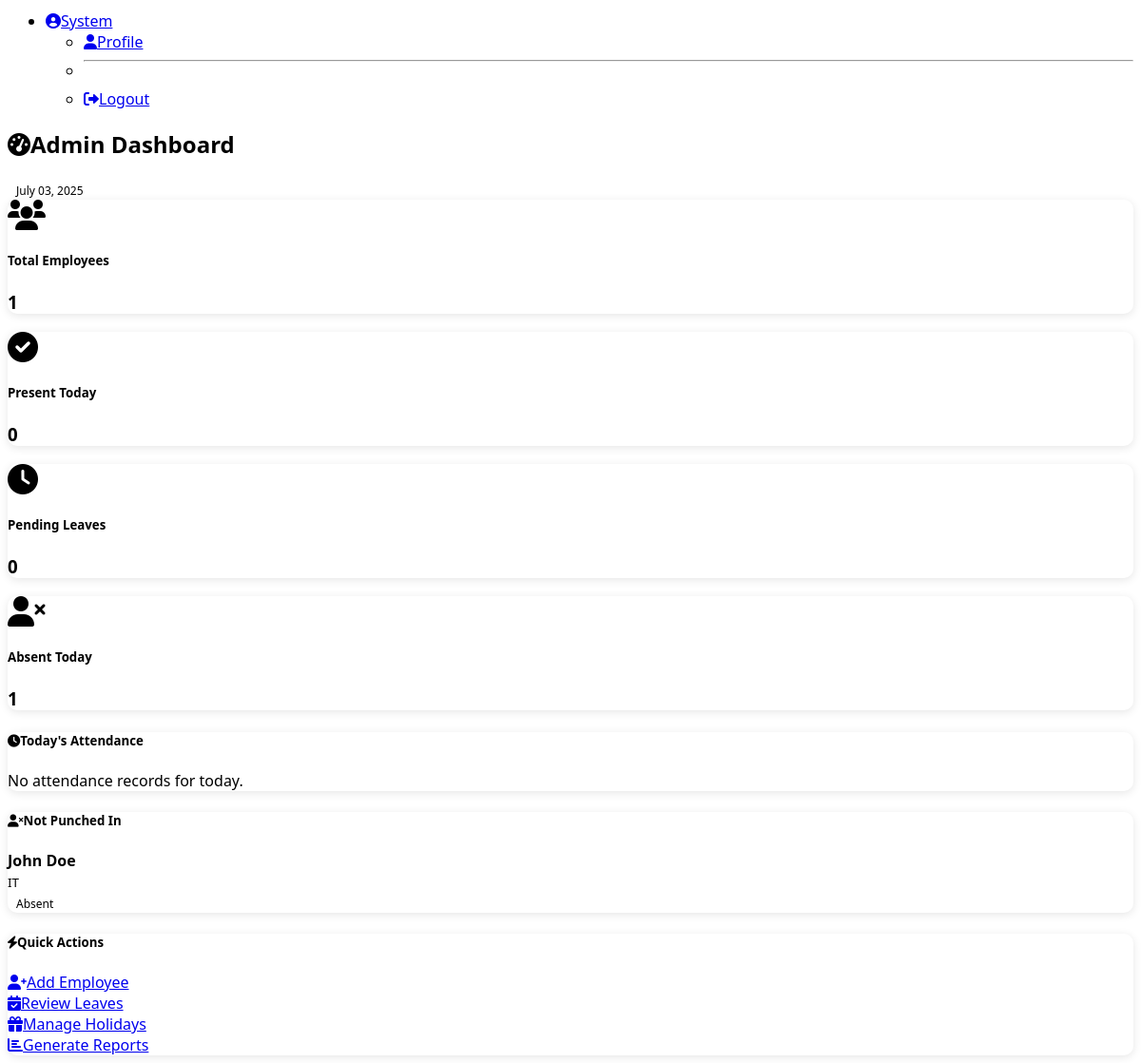
The app's page /admin/dashboard (signed in, lower part), older data.
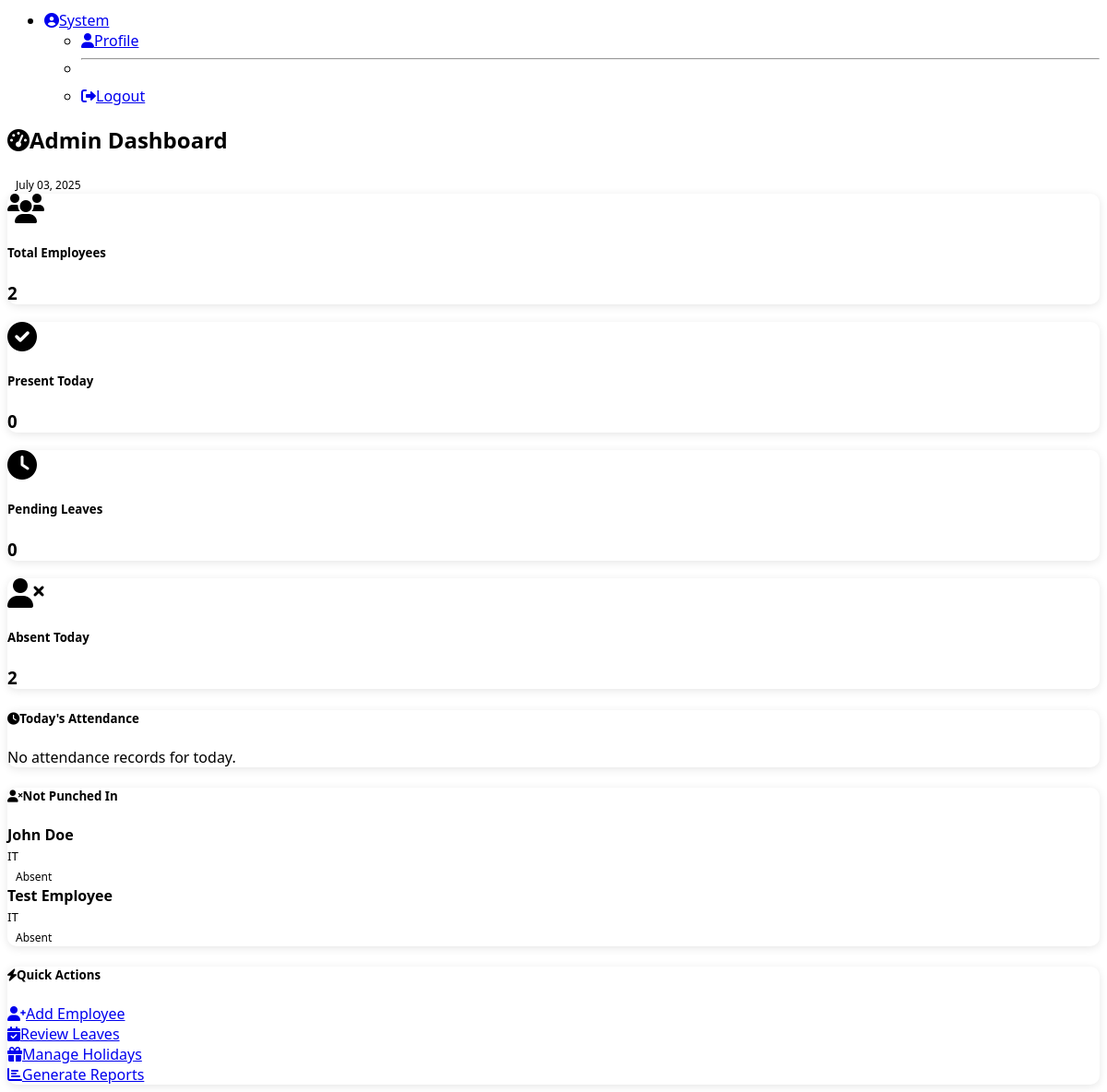
The same page, newer data.
### models.py (models this page shows, shortened)
class User(UserMixin, db.Model):
    __tablename__ = 'users'
    id = db.Column(db.Integer, primary_key=True)
    email = db.Column(db.String(120), unique=True, nullable=False)
    employee_id = db.Column(db.String(20), unique=True, nullable=False)
    first_name = db.Column(db.String(50), nullable=False)
    last_name = db.Column(db.String(50), nullable=False)
    phone = db.Column(db.String(15))
    department = db.Column(db.String(50), nullable=False)
    designation = db.Column(db.String(50), nullable=False)
    work_mode = db.Column(db.String(20), nullable=False, default='onsite')  # onsite/offsite
    role = db.Column(db.String(20), nullable=False, default='employee')  # admin/employee/manager
    manager_id = db.Column(db.Integer, db.ForeignKey('users.id'), nullable=True)
    password_hash = db.Column(db.String(256))
    active = db.Column(db.Boolean, default=True)
    date_joined = db.Column(db.DateTime, default=datetime.utcnow)
    reset_token = db.Column(db.String(100))
    reset_token_expires = db.Column(db.DateTime)
    @property
    def is_active(self):
        return self.active
    attendance_records = db.relationship('Attendance', backref='user', lazy=True)
    leave_requests = db.relationship('LeaveRequest', foreign_keys='LeaveRequest.user_id', backref='user', lazy=True)
    reviewed_leave_requests = db.relationship('LeaveRequest', foreign_keys='LeaveRequest.reviewed_by', backref='reviewer', lazy=True)
    documents = db.relationship('Document', backref='user', lazy=True)
    reportees = db.relationship('User', backref=db.backref('manager', remote_side='User.id'), lazy=True)
    emergency_contacts = db.relationship('EmergencyContact', backref='user', lazy=True)
    job_postings = db.relationship('JobPosting', backref='poster', lazy=True)
    interviews = db.relationship('Interview', backref='interviewer', lazy=True)
    training_programs = db.relationship('TrainingProgram', backref='creator', lazy=True)
    training_enrollments = db.relationship('TrainingEnrollment', backref='user', lazy=True)
    certifications = db.relationship('Certification', backref='user', lazy=True)
    exit_requests = db.relationship('ExitRequest', foreign_keys='ExitRequest.user_id', backref='user', lazy=True)
    approved_exits = db.relationship('ExitRequest', foreign_keys='ExitRequest.approved_by', backref='approver', lazy=True)
    exit_interviews = db.relationship('ExitInterview', backref='interviewer', lazy=True)
    announcements = db.relationship('Announcement', backref='creator', lazy=True)
    policy_documents = db.relationship('PolicyDocument', backref='creator', lazy=True)
    policy_acknowledgments = db.relationship('PolicyAcknowledgment', backref='user', lazy=True)
    employment_history = db.relationship('EmploymentHistory', backref='user', lazy=True)
    @property
    def can_manage_employees(self):
        return self.role in ['admin', 'hr']
    @property
    def full_name(self):
        return f"{self.first_name} {self.last_name}"

### routes/admin.py (the view)
@admin_bp.route('/dashboard')
@login_required
@admin_required
def dashboard():
    today = date.today()
    total_employees = User.query.filter_by(role='employee', active=True).count()
    today_attendance = db.session.query(Attendance).filter(
        Attendance.date == today,
        Attendance.punch_in_time.isnot(None)
    ).count()
    pending_leaves = LeaveRequest.query.filter_by(status='pending').count()
    recent_attendance = db.session.query(Attendance, User).join(User).filter(
        Attendance.date == today
    ).order_by(Attendance.punch_in_time.desc()).limit(10).all()
    punched_in_users = db.session.query(Attendance.user_id).filter(
        Attendance.date == today,
        Attendance.punch_in_time.isnot(None)
    )
    not_punched_in = User.query.filter(
        User.role == 'employee',
        User.active == True,
        ~User.id.in_(punched_in_users)
    ).all()
    return render_template('admin/dashboard.html',
                         total_employees=total_employees,
                         today_attendance=today_attendance,
                         pending_leaves=pending_leaves,
                         recent_attendance=recent_attendance,
                         not_punched_in=not_punched_in,
                         today=today)

### app.py (called while the page is built)
@login_manager.user_loader
def load_user(user_id):
    from models import User
    return User.query.get(int(user_id))

### routes/admin.py (called while the page is built)
def admin_required(f):
    @wraps(f)
    def decorated_function(*args, **kwargs):
        if not current_user.is_authenticated or not current_user.can_manage_employees:
            flash('Access denied. Admin or HR privileges required.', 'danger')
            return redirect(url_for('main.index'))
        return f(*args, **kwargs)
    return decorated_function

### templates/admin/dashboard.html (shortened to what the changed rows need)
{% extends "base.html" %}
{% block content %}
<div class="container">
    <div class="d-flex justify-content-between align-items-center mb-4">
        <h2><i class="fas fa-tachometer-alt me-2"></i>Admin Dashboard</h2>
    </div>
    <div class="row mb-4">
        <div class="col-md-3">
            <div class="card bg-primary text-white">
                <div class="card-body">
                    <div class="d-flex align-items-center">
                        <div>
                            <h5 class="card-title mb-0">Total Employees</h5>
                            <h3 class="mb-0">{{ total_employees }}</h3>
                        </div>
                    </div>
                </div>
            </div>
        </div>
        <div class="col-md-3">
            <div class="card bg-danger text-white">
                <div class="card-body">
                    <div class="d-flex align-items-center">
                        <div>
                            <h5 class="card-title mb-0">Absent Today</h5>
                            <h3 class="mb-0">{{ not_punched_in|length }}</h3>
                        </div>
                    </div>
                </div>
            </div>
        </div>
    </div>
    <div class="row">
        <div class="col-md-4">
            <div class="card">
                <div class="card-body">
                    {% if not_punched_in %}
                        <div class="list-group list-group-flush">
                            {% for employee in not_punched_in %}
                            <div class="list-group-item d-flex justify-content-between align-items-center">
                                <div>
                                    <strong>{{ employee.full_name }}</strong><br>
                                    <small class="text-muted">{{ employee.department }}</small>
                                </div>
                                <span class="badge bg-danger">Absent</span>
                            </div>
                            {% endfor %}
                        </div>
                    {% else %}
                        <p class="text-muted">All employees have punched in today!</p>
                    {% endif %}
                </div>
            </div>
        </div>
    </div>
</div>
{% endblock %}

Row changes from the older to the newer data that the page shows:
added User: full_name "Test Employee", department "IT"
Text that changed along with them:
{{ total_employees }}: "1" → "2"
{{ not_punched_in|length }}: "1" → "2"
